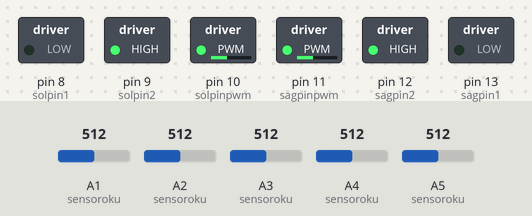
The sketch below on a simulated Arduino Uno, built with avr-gcc and run on an emulated ATmega328P. Shown: switched loads named in the sketch (green lamp = pin HIGH). The inputs (shaded band) are chosen by the test bench; at power-on: A1 (sensoroku) = 512, A2 (sensoroku) = 512, A3 (sensoroku) = 512, A5 (sensoroku) = 512, A4 (sensoroku) = 512.

Above: at 1.2 s.
1.3 s: A1 (sensoroku) set to 390
At 2.3 s:
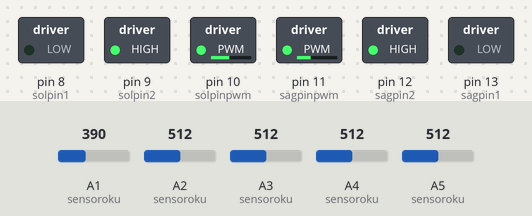
2.8 s: A2 (sensoroku) set to 418
4.3 s: A2 (sensoroku) set to 391
At 4.6 s:
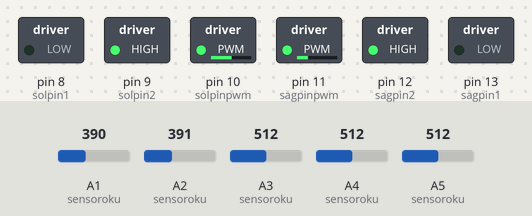
5.8 s: A3 (sensoroku) set to 419
7.3 s: A3 (sensoroku) set to 382
At 8.1 s:
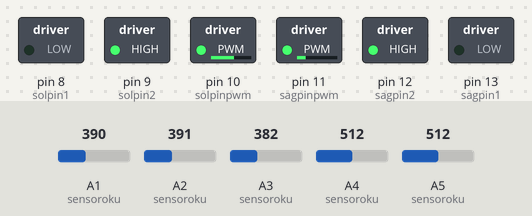
8.8 s: A5 (sensoroku) set to 410
10.3 s: A5 (sensoroku) set to 388
At 11.6 s:
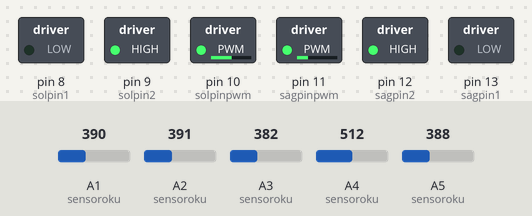
Timing chart, 0 to 12.8 s (numbered marks = the images above; inputs shaded):
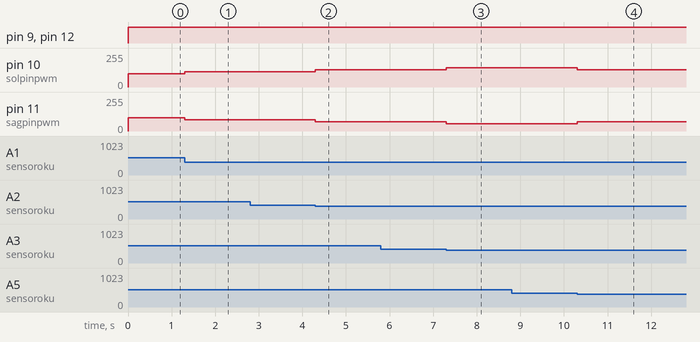

The sketch:

main_code.ino
```cpp
#define solpin1 8
#define solpin2 9
#define solpinpwm 10
#define sagpin1 13
#define sagpin2 12
#define sagpinpwm 11


int renk1; int renk2; int renk3; int renk4; int renk5;
int position;
int hata; int sonhata;
int sagmotorpwm; int solmotorpwm;
float kp = 0.03; float kd = 0.2;
int minhiz = 0; int ekhiz = 100; int duzeltme;


void setup(){
    pinMode(A5,INPUT);
    pinMode(A4,INPUT);
    pinMode(A3,INPUT);
    pinMode(A2,INPUT);
    pinMode(A1,INPUT);
    pinMode(8,OUTPUT);
    pinMode(9,OUTPUT);
    pinMode(10,OUTPUT);
    pinMode(11,OUTPUT);
    pinMode(12,OUTPUT);
    pinMode(13,OUTPUT);
}

void loop(){
    sensoroku();
    pid();
    motorkontrol();
}

void sensoroku(){
    int deger1 = analogRead(A5);
    int deger2 = analogRead(A4);
    int deger3 = analogRead(A3);
    int deger4 = analogRead(A2);
    int deger5 = analogRead(A1);
    if (deger1 <= 400){
        renk1 = 0;
    }
    else{
        renk1= 1;
    }
    if (deger2 <= 400){
        renk2 = 0;
    }
    else{
        renk2= 1;
    }
    if (deger3 <= 400){
        renk3 = 0;
    }
    else{
        renk3= 1;
    }
    if (deger4 <= 400){
        renk4 = 0;
    }
    else{
        renk4= 1;
    }
    if (deger5 <= 400){
        renk5 = 0;
    }
    else{
        renk5= 1;
    }
    position = (0 * renk1 + 1000 * renk2 + 2000 * renk3 + 3000 * renk4 +4000 * renk5) / (renk1 + renk2 + renk3 + renk4 + renk5);
    hata = position-2000;
}

void pid(){
    duzeltme = kp*hata+kd*(hata-sonhata);
    sonhata = hata;

    sagmotorpwm = (minhiz+ekhiz)+duzeltme;
    solmotorpwm = (minhiz+ekhiz)-duzeltme;

    sagmotorpwm = constrain(sagmotorpwm,-254,254);
    solmotorpwm = constrain(solmotorpwm,-254,254);
    /*motorkontrol(sagmotorpwm,solmotorpwm);*/

}

void motorkontrol(){
    if (solmotorpwm>=0){
        solmotorpwm = abs(solmotorpwm);
        digitalWrite(solpin1,LOW);
        digitalWrite(solpin2,HIGH);
        analogWrite(solpinpwm,solmotorpwm);
    }
    else{
        solmotorpwm = abs(solmotorpwm);
        digitalWrite(solpin1,HIGH);
        digitalWrite(solpin2,LOW);
        analogWrite(solpinpwm,solmotorpwm);
    }
    if (sagmotorpwm>=0){
        sagmotorpwm = abs(sagmotorpwm);
        digitalWrite(sagpin1,LOW);
        digitalWrite(sagpin2,HIGH);
        analogWrite(sagpinpwm,sagmotorpwm);
    }
    else{
        sagmotorpwm = abs(sagmotorpwm);
        digitalWrite(sagpin1,HIGH);
        digitalWrite(sagpin2,LOW);
        analogWrite(sagpinpwm,sagmotorpwm);
    }
}
```

Measured:
- after the input at 1.3 s, pin 10 (solpinpwm): 100/255 → 115/255 at once; pin 11 (sagpinpwm): 100/255 → 85/255 at once
- after the input at 2.8 s, every drawn part: stays the same
- after the input at 4.3 s, pin 10 (solpinpwm): 115/255 → 130/255 at once; pin 11 (sagpinpwm): 85/255 → 70/255 at once
- after the input at 5.8 s, every drawn part: stays the same
- after the input at 7.3 s, pin 10 (solpinpwm): 130/255 → 145/255 at once; pin 11 (sagpinpwm): 70/255 → 55/255 at once
- after the input at 8.8 s, every drawn part: stays the same
- after the input at 10.3 s, pin 10 (solpinpwm): 145/255 → 130/255 at once; pin 11 (sagpinpwm): 55/255 → 70/255 at once
